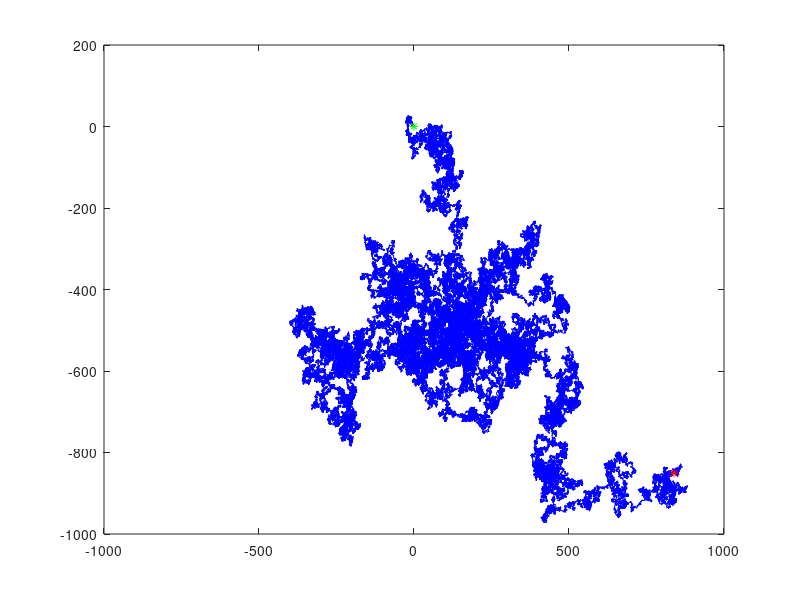

Write the MATLAB code that produced this figure.
numberstep = 1e6;
stepsize = 1;
x= zeros(1,numberstep); y = zeros(1,numberstep);

for n = 2:numberstep
    theta = 2*pi*rand;
    x(n) = x(n-1) + stepsize*cos(theta); y(n) = y(n-1) + stepsize*sin(theta);
end

plot(x,y,"b-"); hold on;
plot(x(1),y(1),"g*"); plot(x(end),y(end),"r*");


